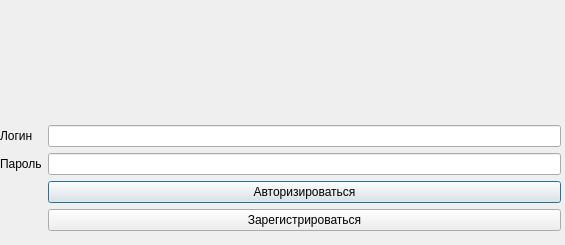
<?xml version="1.0" encoding="UTF-8"?>
<ui version="4.0">
 <class>auth_window</class>
 <widget class="QDialog" name="auth_window">
  <property name="geometry">
   <rect>
    <x>0</x>
    <y>0</y>
    <width>565</width>
    <height>245</height>
   </rect>
  </property>
  <property name="windowTitle">
   <string>Dialog</string>
  </property>
  <widget class="QWidget" name="gridLayoutWidget">
   <property name="geometry">
    <rect>
     <x>0</x>
     <y>0</y>
     <width>561</width>
     <height>231</height>
    </rect>
   </property>
   <layout class="QGridLayout" name="gridLayout">
    <item row="1" column="0">
     <widget class="QLabel" name="label_2">
      <property name="text">
       <string>Логин</string>
      </property>
     </widget>
    </item>
    <item row="2" column="1">
     <widget class="QLineEdit" name="lineEdit_2"/>
    </item>
    <item row="2" column="0">
     <widget class="QLabel" name="label">
      <property name="text">
       <string>Пароль</string>
      </property>
     </widget>
    </item>
    <item row="5" column="1">
     <widget class="QPushButton" name="Login_button">
      <property name="text">
       <string>Авторизироваться</string>
      </property>
     </widget>
    </item>
    <item row="1" column="1">
     <widget class="QLineEdit" name="lineEdit"/>
    </item>
    <item row="0" column="0" colspan="2" alignment="Qt::AlignmentFlag::AlignHCenter">
     <widget class="QLabel" name="label_3"/>
    </item>
    <item row="6" column="1">
     <widget class="QPushButton" name="Register_button">
      <property name="text">
       <string>Зарегистрироваться</string>
      </property>
     </widget>
    </item>
   </layout>
  </widget>
 </widget>
 <resources/>
 <connections/>
</ui>
